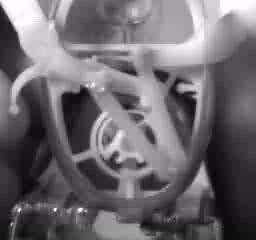
#> input picture frame 35 of Multimidia/lab5/videos/bird.avi, 256 x 240 px
$ python ex2.py
#> lines starting #> are read from the running program, lines starting #| are printed output that depends on the picture
#> further down, frame is the input picture: shape (240, 256, 3); mean B, G, R 108.1, 105.6, 107.6
# Nome do aluno: Pedro Henrique Faria Teixeira
# RA: 11621BCC025
# Nome do aluno: João Daniel de Aquino Rufino
# RA: 11621BCC033

# Laboratório: <Laboratório 05 - Vídeo>
# 2. Construa um programa que faça a leitura de um outro arquivo .avi e mostre a estrutura
# do primeiro frame e salve a informação da imagem desse frame em HSI

import matplotlib.pyplot as plt
import cv2
import numpy as np
import math


def calculateHistogram(img):
    h, w = img.shape
#> h = 240; w = 256
    hist = np.zeros(256)

    for i in range(h):
        for j in range(w):
            pos = img[i][j]
            hist[pos] += 1
#> after the loop, hist = 256 values, max 659 at index 43, min 0 at index 0, mean 240

    return hist


def histogramRGB(img):
    histr = calculateHistogram(img[:, :, 0])
#> histr has the same summary as hist in calculateHistogram
    plt.subplot(1, 3, 1)
    plt.plot(histr, color='b')
    plt.xlim([0, 256])

    histr = calculateHistogram(img[:, :, 1])
#> histr = 256 values, max 763 at index 41, min 0 at index 0, mean 240
    plt.subplot(1, 3, 2)
    plt.plot(histr, color='g')
    plt.xlim([0, 256])

    histr = calculateHistogram(img[:, :, 2])
#> histr = 256 values, max 760 at index 43, min 0 at index 0, mean 240
    plt.subplot(1, 3, 3)
    plt.plot(histr, color='r')
    plt.xlim([0, 256])

    plt.show()
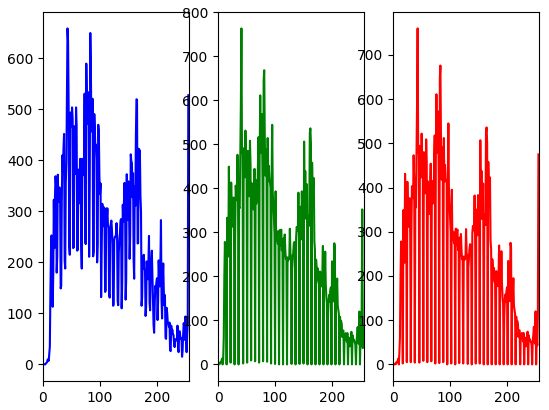
#> figure drawn by matplotlib, 3 panels; panel 1: curve peaks at x = 43, y = 659; panel 2: curve peaks at x = 41, y = 763; panel 3: curve peaks at x = 43, y = 760


def RGB_TO_HSI(img):

    with np.errstate(divide='ignore', invalid='ignore'):

        bgr = np.float32(img)/255

        blue = bgr[:, :, 0]
        green = bgr[:, :, 1]
        red = bgr[:, :, 2]

        def calc_intensity(red, blue, green):
            return np.divide(blue + green + red, 3)

        def calc_saturation(red, blue, green):
            minimum = np.minimum(np.minimum(red, green), blue)
            saturation = 1 - (3 / (red + green + blue + 0.001) * minimum)

            return saturation

        def calc_hue(red, blue, green):
            hue = np.copy(red)

            for i in range(0, blue.shape[0]):
                for j in range(0, blue.shape[1]):
                    hue[i][j] = 0.5 * ((red[i][j] - green[i][j]) + (red[i][j] - blue[i][j])) / \
                        math.sqrt((red[i][j] - green[i][j])**2 +
                                  ((red[i][j] - blue[i][j]) * (green[i][j] - blue[i][j])))
                    hue[i][j] = math.acos(hue[i][j])

                    if blue[i][j] <= green[i][j]:
                        hue[i][j] = hue[i][j]
                    else:
                        hue[i][j] = ((360 * math.pi) / 180.0) - hue[i][j]
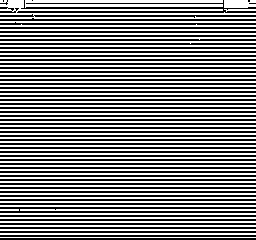
#> hue: shape (240, 256) float32; 0.97% of the values are NaN or infinite; the others: min 4.9, max 5.24, mean 5.07; drawn with min black, max white, NaN and infinite black

            return hue

        hsi = cv2.merge((calc_hue(red, blue, green), calc_saturation(
            red, blue, green), calc_intensity(red, blue, green)))
#> in calc_saturation, `saturation = 1 - (3 / (red + green + blue + 0.001) * minimum)`:
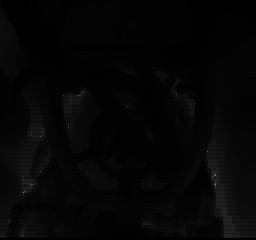
#> saturation: shape (240, 256) float32; min 0.000333, max 0.467, mean 0.023
#> hsi: shape (240, 256, 3) float32; 0.32% of the values are NaN or infinite; the others: min 0.000333, max 5.24, mean 1.83
        return hsi


def histogramHSI(img):
    lu1 = img[..., 0].flatten()
    plt.subplot(1, 3, 1)
    plt.hist(lu1*360, bins=360, range=(0.0, 360.0),
             histtype='stepfilled', color='r', label='Hue')
    plt.title("Hue")
    plt.xlabel("Value")
    plt.ylabel("Frequency")
    plt.legend()

    lu2 = img[..., 1].flatten()
    plt.subplot(1, 3, 2)
    plt.hist(lu2, bins=100, range=(0.0, 1.0),
             histtype='stepfilled', color='g', label='Saturation')
    plt.title("Saturation")
    plt.xlabel("Value")
    plt.ylabel("Frequency")
    plt.legend()

    lu3 = img[..., 2].flatten()
    plt.subplot(1, 3, 3)
    plt.hist(lu3*255, bins=256, range=(0.0, 255.0),
             histtype='stepfilled', color='b', label='Intesity')
    plt.title("Intensity")
    plt.xlabel("Value")
    plt.ylabel("Frequency")
    plt.legend()
    plt.show()
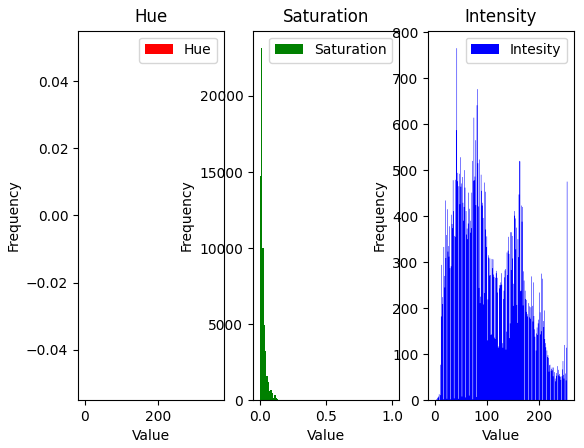
#> figure drawn by matplotlib, 3 panels


cap = cv2.VideoCapture('videos/bird.avi')
ret, frame = cap.read()
histogramRGB(frame)
hsi = RGB_TO_HSI(frame)
histogramHSI(hsi)

with open('videos/hsi.txt', 'w') as file:
    file.write(str(hsi))

$ run again, starting later in the video
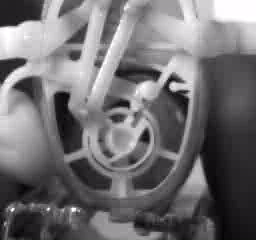
#> input picture frame 284 of Multimidia/lab5/videos/bird.avi, 256 x 240 px
#> frame is the input picture: shape (240, 256, 3); mean B, G, R 113.8, 111.3, 113.3
#> after the loop in calculateHistogram, `for i in range(h):`: hist = 256 values, max 788 at index 255, min 0 at index 0, mean 240
#> in histogramRGB, `histr = calculateHistogram(img[:, :, 0])`: histr has the same summary as hist in calculateHistogram
#> in histogramRGB, `histr = calculateHistogram(img[:, :, 1])`: histr = 256 values, max 711 at index 32, min 0 at index 1, mean 240
#> in histogramRGB, `histr = calculateHistogram(img[:, :, 2])`: histr = 256 values, max 734 at index 255, min 0 at index 1, mean 240
#> after the loop in calc_hue, `for i in range(0, blue.shape[0]):`:
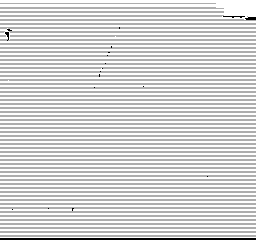
#> hue: shape (240, 256) float32; 1% of the values are NaN or infinite; the others: min 4.19, max 5.24, mean 5.07; drawn with min black, max white, NaN and infinite black
#> hsi: shape (240, 256, 3) float32; 0.33% of the values are NaN or infinite; the others: min 0.000333, max 5.24, mean 1.84
#> in histogramHSI, `plt.show()`:
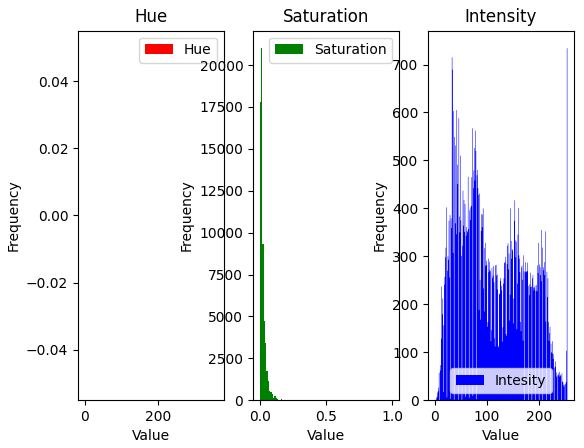
#> figure drawn by matplotlib, 3 panels
